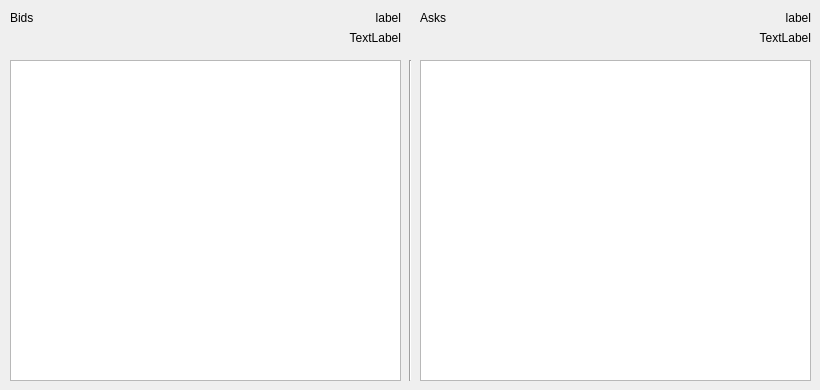
   <widget class="QWidget" name="OrderBook">
    <attribute name="title">
     <string>Order Book</string>
    </attribute>
    <widget class="QTableWidget" name="BidsTable">
     <property name="geometry">
      <rect>
       <x>10</x>
       <y>60</y>
       <width>391</width>
       <height>321</height>
      </rect>
     </property>
     <property name="font">
      <font>
       <pointsize>9</pointsize>
       <weight>50</weight>
       <bold>false</bold>
      </font>
     </property>
    </widget>
    <widget class="QTableWidget" name="AsksTable">
     <property name="geometry">
      <rect>
       <x>420</x>
       <y>60</y>
       <width>391</width>
       <height>321</height>
      </rect>
     </property>
     <property name="font">
      <font>
       <pointsize>9</pointsize>
       <weight>50</weight>
       <bold>false</bold>
      </font>
     </property>
    </widget>
    <widget class="QLabel" name="BidsCount">
     <property name="geometry">
      <rect>
       <x>10</x>
       <y>10</y>
       <width>91</width>
       <height>16</height>
      </rect>
     </property>
     <property name="text">
      <string>Bids</string>
     </property>
    </widget>
    <widget class="QLabel" name="AsksCount">
     <property name="geometry">
      <rect>
       <x>420</x>
       <y>10</y>
       <width>91</width>
       <height>16</height>
      </rect>
     </property>
     <property name="text">
      <string>Asks</string>
     </property>
    </widget>
    <widget class="QLabel" name="ICBSupply">
     <property name="geometry">
      <rect>
       <x>570</x>
       <y>10</y>
       <width>241</width>
       <height>16</height>
      </rect>
     </property>
     <property name="text">
      <string>label</string>
     </property>
     <property name="alignment">
      <set>Qt::AlignRight|Qt::AlignTrailing|Qt::AlignVCenter</set>
     </property>
    </widget>
    <widget class="QLabel" name="ICBDemand">
     <property name="geometry">
      <rect>
       <x>160</x>
       <y>10</y>
       <width>241</width>
       <height>16</height>
      </rect>
     </property>
     <property name="text">
      <string>label</string>
     </property>
     <property name="alignment">
      <set>Qt::AlignRight|Qt::AlignTrailing|Qt::AlignVCenter</set>
     </property>
    </widget>
    <widget class="QLabel" name="BtcDemand">
     <property name="geometry">
      <rect>
       <x>220</x>
       <y>30</y>
       <width>181</width>
       <height>16</height>
      </rect>
     </property>
     <property name="text">
      <string>TextLabel</string>
     </property>
     <property name="alignment">
      <set>Qt::AlignRight|Qt::AlignTrailing|Qt::AlignVCenter</set>
     </property>
    </widget>
    <widget class="QLabel" name="BtcSupply">
     <property name="geometry">
      <rect>
       <x>630</x>
       <y>30</y>
       <width>181</width>
       <height>16</height>
      </rect>
     </property>
     <property name="text">
      <string>TextLabel</string>
     </property>
     <property name="alignment">
      <set>Qt::AlignRight|Qt::AlignTrailing|Qt::AlignVCenter</set>
     </property>
    </widget>
    <widget class="Line" name="line">
     <property name="geometry">
      <rect>
       <x>400</x>
       <y>60</y>
       <width>20</width>
       <height>321</height>
      </rect>
     </property>
     <property name="orientation">
      <enum>Qt::Vertical</enum>
     </property>
    </widget>
   </widget>
